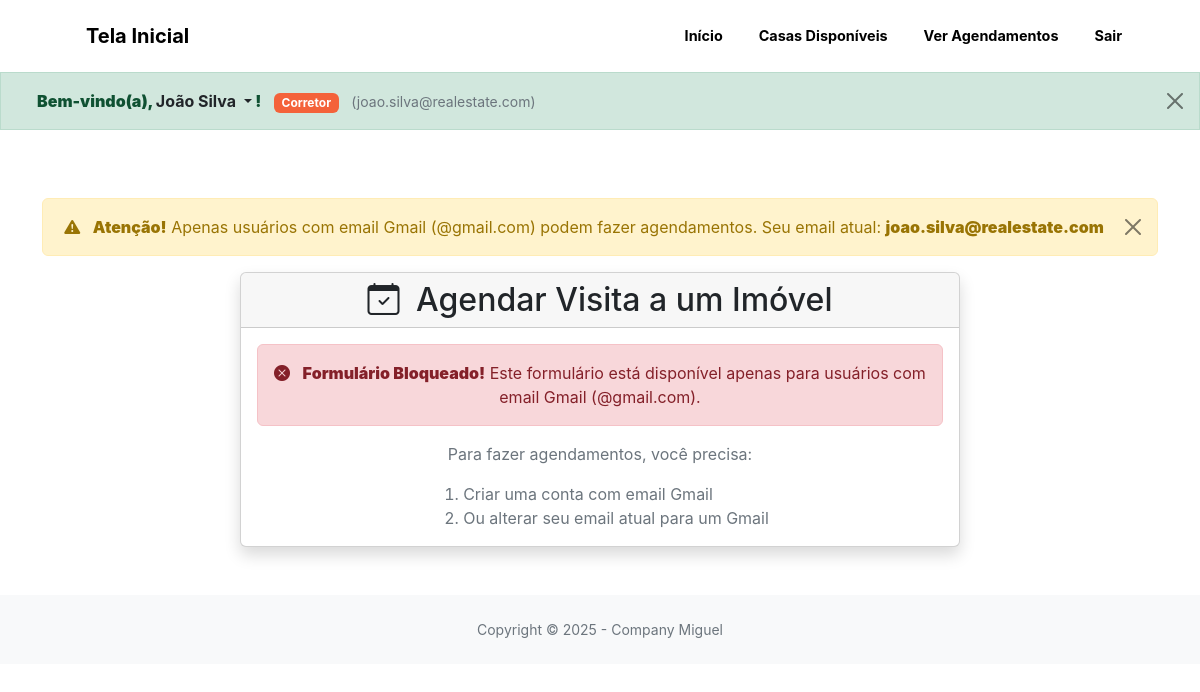
Screenshot of /agendar_visita.php (signed in) with the database file from the repository.
### tables this page shows
CREATE TABLE brokers (
    id INT AUTO_INCREMENT PRIMARY KEY,
    user_id INT NOT NULL,
    license_number VARCHAR(50) UNIQUE,
    company VARCHAR(255) NULL,
    specialties JSON NULL,
    commission_rate DECIMAL(5,2) DEFAULT 3.00,
    rating DECIMAL(3,2) DEFAULT 0.00,
    reviews_count INT DEFAULT 0,
    total_sales INT DEFAULT 0,
    years_experience INT DEFAULT 0,
    languages JSON NULL,
    created_at TIMESTAMP DEFAULT CURRENT_TIMESTAMP,
    updated_at TIMESTAMP DEFAULT CURRENT_TIMESTAMP ON UPDATE CURRENT_TIMESTAMP,
    
    FOREIGN KEY (user_id) REFERENCES users(id) ON DELETE CASCADE,
    UNIQUE KEY unique_broker_user (user_id)
);

CREATE TABLE users (
    id INT AUTO_INCREMENT PRIMARY KEY,
    first_name VARCHAR(100) NOT NULL,
    last_name VARCHAR(100) NOT NULL,
    email VARCHAR(255) NOT NULL UNIQUE,
    password VARCHAR(255) NOT NULL,
    cpf VARCHAR(14) UNIQUE,
    phone VARCHAR(20),
    user_type ENUM('user', 'broker', 'admin') DEFAULT 'user',
    status ENUM('active', 'inactive', 'pending') DEFAULT 'pending',
    email_verified BOOLEAN DEFAULT FALSE,
    verification_token VARCHAR(255) NULL,
    password_reset_token VARCHAR(255) NULL,
    password_reset_expires DATETIME NULL,
    created_at TIMESTAMP DEFAULT CURRENT_TIMESTAMP,
    updated_at TIMESTAMP DEFAULT CURRENT_TIMESTAMP ON UPDATE CURRENT_TIMESTAMP,
    
    INDEX idx_email (email),
    INDEX idx_user_type (user_type),
    INDEX idx_status (status)
);

### includes/auth.php (called while the page is built, shortened)
<?php
require_once __DIR__ . '/database.php';
class Auth {
    private $pdo;
    public function __construct() {
        global $pdo;
        $this->pdo = $pdo;
    }
    public function isLoggedIn() {
        return isset($_SESSION['user_id']);
    }
    public function getCurrentUser() {
        try {
            $stmt = $this->pdo->prepare("
                SELECT u.*, up.*, b.id as broker_id, b.license_number, b.company
                FROM users u
                LEFT JOIN user_profiles up ON u.id = up.user_id
                LEFT JOIN brokers b ON u.id = b.user_id
                WHERE u.id = ?
            ");
            $stmt->execute([$_SESSION['user_id']]);
            return $stmt->fetch();
        } catch (Exception $e) {
            error_log("Get current user error: " . $e->getMessage());
            return null;
        }
    }
}

### includes/init.php (called while the page is built, shortened)
<?php
require_once __DIR__ . '/database.php';
require_once __DIR__ . '/auth.php';
$auth = new Auth();

### agendar_visita.php (the view, shortened to what this page needs)
<?php
require_once __DIR__ . '/includes/init.php';
$auth->requireLogin('Login.php');
$current_user = $auth->getCurrentUser();
?>
<!DOCTYPE html>
<html lang="pt-BR">
<head>
    <link href="https://cdnjs.cloudflare.com/ajax/libs/bootstrap/5.3.0/css/bootstrap.min.css" rel="stylesheet">
    <link href="https://cdn.jsdelivr.net/npm/bootstrap-icons@1.5.0/font/bootstrap-icons.css" rel="stylesheet" />
    <link href="css/styles.css" rel="stylesheet">
</head>
<body>
    <?php
    require_once __DIR__ . '/includes/navbar.php';
    renderNavbar($current_user, 'agendar_visita');
    ?>
    <?php
    require_once __DIR__ . '/includes/user_info.php';
    renderUserInfo($current_user);
    ?>
    <div class="container my-5" style="padding-top: 40px;">
        <?php if (!str_ends_with($current_user['email'], '@gmail.com')): ?>
            <div class="alert alert-warning alert-dismissible fade show">
                <i class="bi bi-exclamation-triangle-fill me-2"></i>
                <strong>Atenção!</strong> Apenas usuários com email Gmail (@gmail.com) podem fazer agendamentos.
                Seu email atual: <strong><?php echo htmlspecialchars($current_user['email']); ?></strong>
                <button type="button" class="btn-close" data-bs-dismiss="alert"></button>
            </div>
        <?php endif; ?>
        <div class="row justify-content-center">
            <div class="col-lg-8">
                <div class="card shadow">
                    <div class="card-header">
                        <h2 class="mb-0 text-center">
                            <i class="bi bi-calendar-check me-2"></i>
                            Agendar Visita a um Imóvel
                        </h2>
                    </div>
                    <div class="card-body">
                        <?php if (!str_ends_with($current_user['email'], '@gmail.com')): ?>
                            <div class="alert alert-danger">
                                <i class="bi bi-x-circle-fill me-2"></i>
                                <strong>Formulário Bloqueado!</strong> Este formulário está disponível apenas para usuários com email Gmail (@gmail.com).
                            </div>
                            <div class="text-center">
                                <p class="text-muted">Para fazer agendamentos, você precisa:</p>
                                <ol class="text-muted text-start" style="max-width: 400px; margin: 0 auto;">
                                    <li>Criar uma conta com email Gmail</li>
                                    <li>Ou alterar seu email atual para um Gmail</li>
                                </ol>
                            </div>
                        <?php endif; ?>
                    </div>
                </div>
            </div>
        </div>
    </div>
    <footer class="bg-light py-4 mt-5">
        <div class="container px-4 px-lg-5">
            <div class="small text-center text-muted">
                Copyright &copy; 2025 - Company Miguel
            </div>
        </div>
    </footer>
</body>
</html>

### includes/navbar.php (shortened to what this page needs)
<?php
function renderNavbar($current_user, $current_page = '') {
    $user_type = $current_user['user_type'] ?? 'user';
    echo '<nav class="navbar navbar-expand-lg navbar-light fixed-top py-3" id="mainNav">';
    echo '<div class="container px-4 px-lg-5">';
    if ($user_type === 'corretor') {
        $home_link = 'gerenciar_imoveis.php';
        $home_text = 'Gerenciar Imóveis';
    } else {
        $home_link = 'index.php';
        $home_text = 'Tela Inicial';
    }
    echo '<a class="navbar-brand" href="' . $home_link . '">';
    echo '<i class="fas fa-home me-2"></i>' . htmlspecialchars($home_text);
    echo '</a>';
    echo '<div class="collapse navbar-collapse" id="navbarResponsive">';
    echo '<ul class="navbar-nav ms-auto my-2 my-lg-0">';
    if ($user_type === 'broker') {
        ?>
        <li class="nav-item">
            <a class="nav-link <?= $current_page === 'gerenciar_imoveis' ? 'active' : '' ?>" href="gerenciar_imoveis.php">
                <i class="fas fa-home me-1"></i>Início
            </a>
        </li>
        <li class="nav-item">
            <a class="nav-link <?= $current_page === 'casas_disponiveis' ? 'active' : '' ?>" href="casas_disponiveis.php">
                <i class="fas fa-search me-1"></i>Casas Disponíveis
            </a>
        </li>
        <li class="nav-item">
            <a class="nav-link <?= $current_page === 'agendamentos' ? 'active' : '' ?>" href="agendamentos.php">
                <i class="fas fa-calendar-check me-1"></i>Ver Agendamentos
            </a>
        </li>
        <?php
    }
    ?>
    <li class="nav-item">
        <a class="nav-link" href="logout.php">
            <i class="fas fa-sign-out-alt me-1"></i>Sair
        </a>
    </li>
    <?php
    echo '</ul>';
    echo '</div>';
    echo '</div>';
    echo '</nav>';
}
?>

### includes/user_info.php (shortened to what this page needs)
<?php
function renderUserInfo($current_user) {
    $user_name = htmlspecialchars($current_user['first_name'] . ' ' . $current_user['last_name']);
    $user_email = htmlspecialchars($current_user['email']);
    $user_type_label = [
        'user' => 'Cliente',
        'broker' => 'Corretor',
        'admin' => 'Administrador'
    ][$current_user['user_type']] ?? 'Usuário';
    echo <<<HTML
    <div id="userInfoBar" class="alert alert-success alert-dismissible fade show user-info-bar" role="alert"
         style="margin-bottom: 0; border-radius: 0; position: fixed; top: 72px; left: 0; right: 0; z-index: 1025;
                transition: transform 0.3s ease-in-out, opacity 0.3s ease-in-out;">
        <div class="container">
            <div class="d-flex justify-content-between align-items-center">
                <div>
                    <i class="fas fa-user-check me-2"></i>
                    <strong>Bem-vindo(a),
                        <div class="dropdown d-inline">
                            <a class="text-decoration-none text-dark fw-bold dropdown-toggle" href="#" role="button"
                               id="userDropdown" data-bs-toggle="dropdown" aria-expanded="false"
                               style="cursor: pointer; border: none; background: transparent;">
                                {$user_name}
                            </a>
                            <ul class="dropdown-menu" aria-labelledby="userDropdown">
                                <li>
                                    <a class="dropdown-item" href="perfil.php">
                                        <i class="fas fa-user me-2"></i>Meu Perfil
                                    </a>
                                </li>
HTML;
    echo <<<HTML
                            </ul>
                        </div>
                    !</strong>
                    <span class="badge bg-primary ms-2">{$user_type_label}</span>
                    <small class="text-muted ms-2">({$user_email})</small>
                </div>
                <div>
                    <button type="button" class="btn-close" data-bs-dismiss="alert" aria-label="Close"></button>
                </div>
            </div>
        </div>
    </div>
HTML;
}
?>

### rows the page displays
brokers: user.user_type "Tela Inicial", user.last_name "João Silva", user.user_type "Corretor", user.email "joao.silva@realestate.com"
